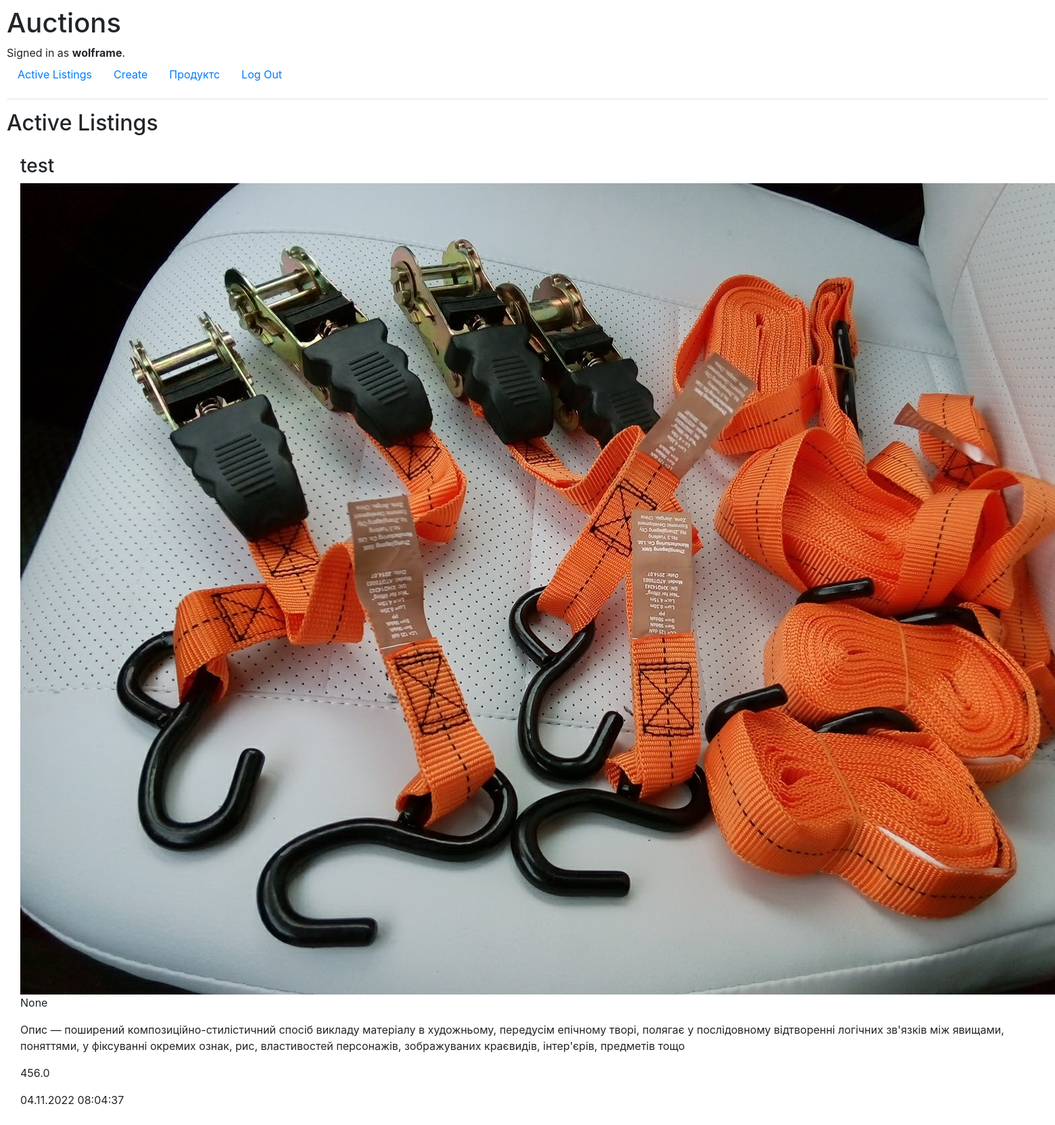
/product/39/ (signed in), run on the app's committed database.
### auctions/models.py (models this page shows, shortened)
class User(AbstractUser):
    def __str__(self):
        return f"{self.username}"

class Goods(models.Model):
    title = models.CharField(max_length = 50, verbose_name="Товар")
    content = models.TextField(null = True, blank = True, verbose_name="Опис")
    price = models.FloatField(null = True, blank = True, verbose_name="Ціна")
    published = models.DateTimeField(auto_now_add = True, db_index = True, verbose_name="Опубліковано")
    image = models.ImageField(upload_to='images/', blank=True, verbose_name="Зображення")
    winner = models.ForeignKey(User, related_name="won_item", on_delete=models.SET_NULL, null=True, default=None)

### auctions/views.py (the view)
# urls.py: path("product/<int:g_id>/", views.product, name="product"),
def product(request, g_id):
    a = Goods.objects.get(pk = g_id)
    context = {
        'product' : a,
    }
    return render(request, 'auctions/product.html', context)

### auctions/templates/auctions/product.html
{% extends "auctions/layout.html" %}
{% block body %}
    <h2>Active Listings</h2>
        <div class="card-body">
           <h3>{{ product.title }}</h3>
            <img src="{{ product.image.url }}" alt="фото товара">
            <p class="card-text">{{ product.winner }}</p>
            <p class="card-text">{{ product.content }}</p>
            <p class="card-text">{{ product.price }}</p>
            <p class="card-text">{{ product.published|date:"d.m.Y H:i:s" }}</p>
        </div>
{% endblock %}

### auctions/templates/auctions/layout.html (shortened to what this page needs)
{% load static %}
<!DOCTYPE html>
<html lang="en">
    <head>
        <link rel="stylesheet" href="https://stackpath.bootstrapcdn.com/bootstrap/4.4.1/css/bootstrap.min.css">
        <link href="{% static 'auctions/styles.css' %}" rel="stylesheet">
    </head>
    <body>
        <h1>Auctions</h1>
        <div>
            {% if user.is_authenticated %}
                Signed in as <strong>{{ user.username }}</strong>.
            {% else %}
                Not signed in.
            {% endif %}
        </div>
        <ul class="nav">
            <li class="nav-item">
                <a class="nav-link" href="{% url 'index' %}">Active Listings</a>
            </li>
            {% if user.is_authenticated %}
            <li class="nav-item">
                <a class="nav-link" href="{% url 'create' %}">Create</a>
            </li>
            <li class="nav-item">
                <a class="nav-link" href="{% url 'fill_database' %}">Продуктс</a>
            </li>
            {% endif %}
            {% if user.is_authenticated %}
                <li class="nav-item">
                    <a class="nav-link" href="{% url 'logout' %}">Log Out</a>
                </li>
            {% endif %}
        </ul>
        <hr>
        {% block body %}
        {% endblock %}
    </body>
</html>

### auctions/static/auctions/styles.css (style rules this page uses)
body { padding: 10px; }

### data on the page
User: username "wolframe"
Goods: title "test", image (picture), winner "None", content "Опис — поширений композиційно-стилістичний спосіб викладу матеріалу в художньому, передусім епічному творі, полягає у послідовному відтворенні логічних зв'язків між явищами, поняттями, у фіксуванні окремих ознак, рис, властивостей персонажів, зображуваних краєвидів, інтер'єрів, предметів тощо", price "456.0", published "04.11.2022 08:04:37"
